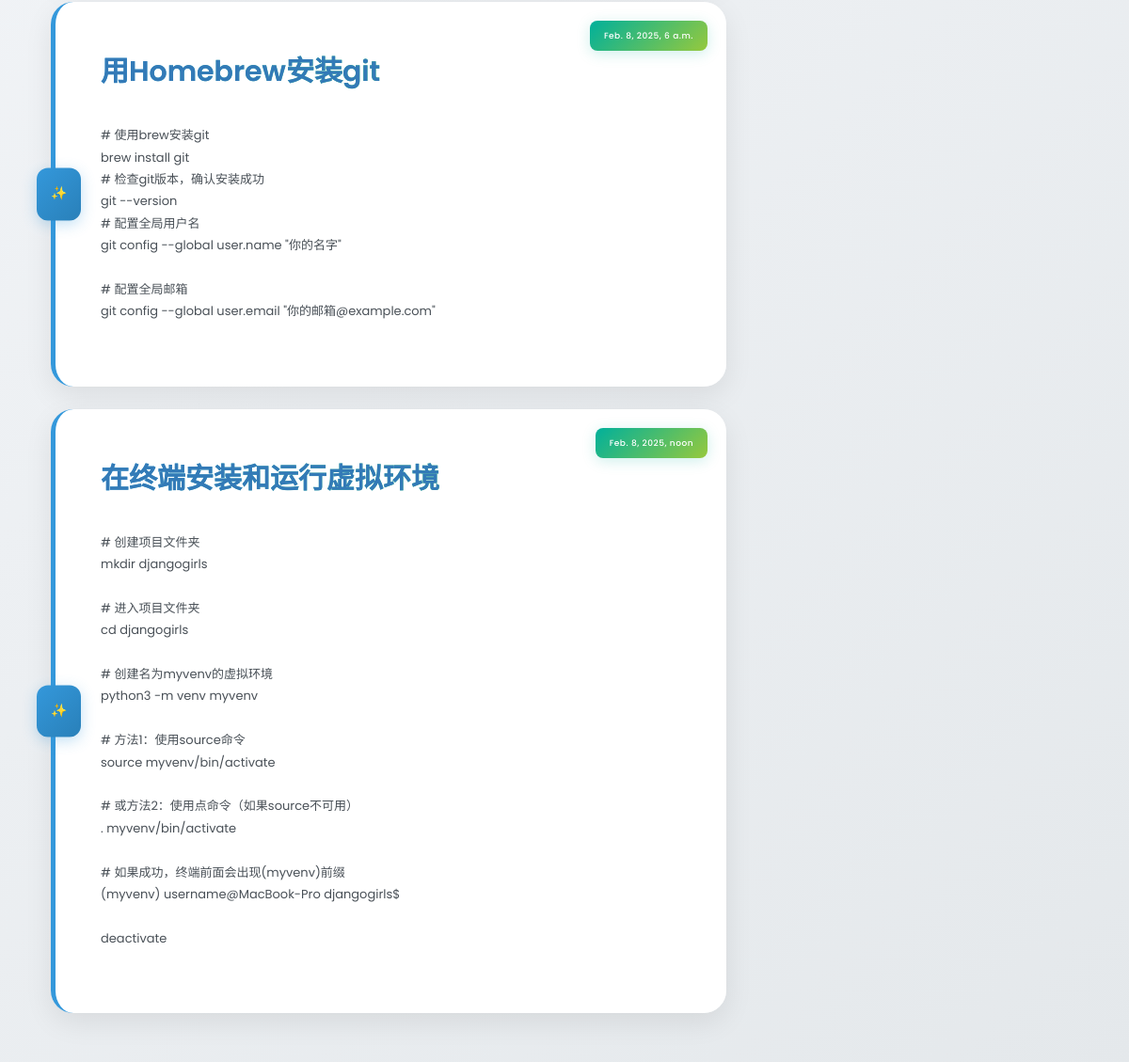
The app's page / (lower part), older data.
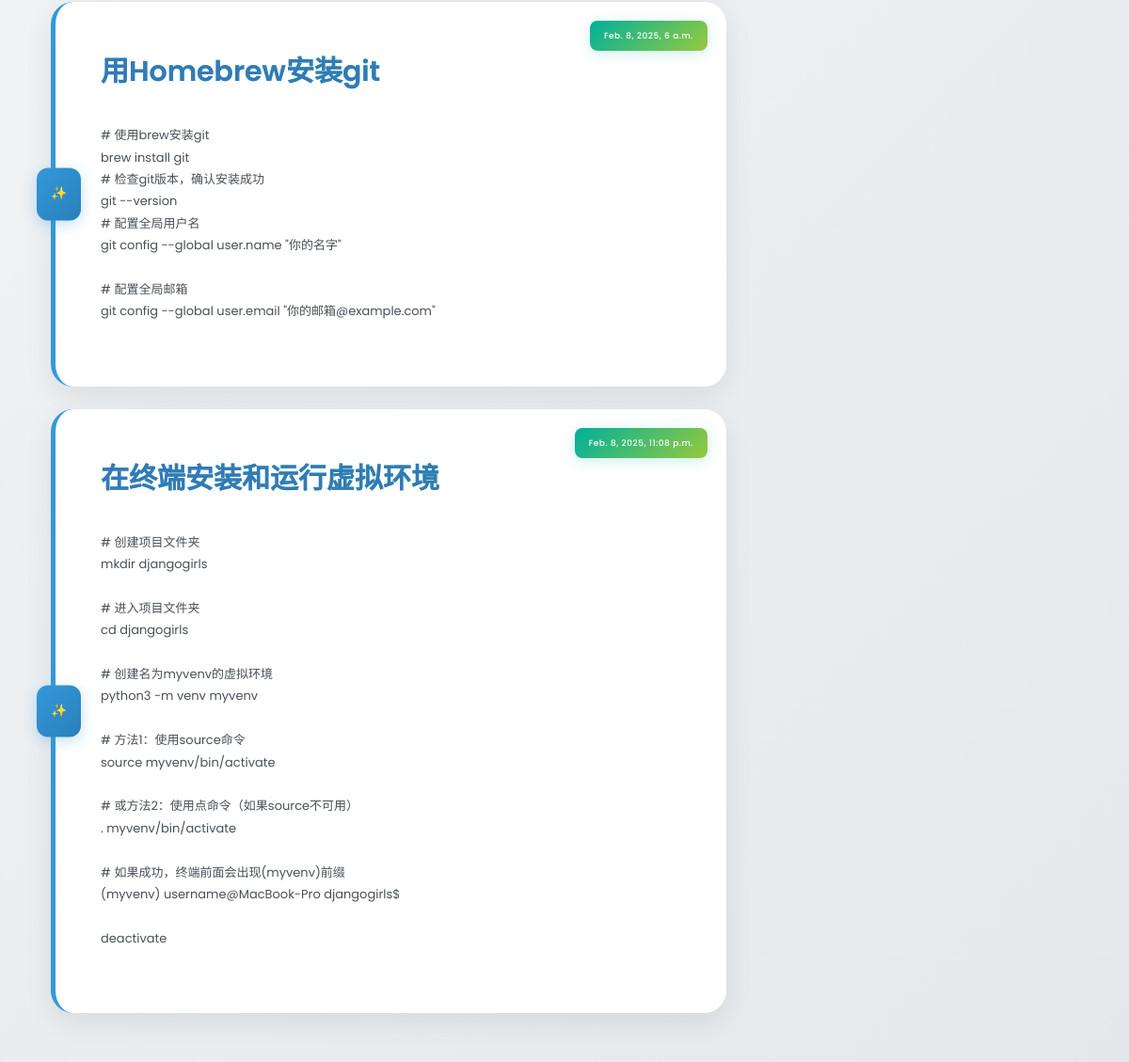
The same page, newer data.
### blog/models.py (models this page shows, shortened)
class Post(models.Model):
    author = models.ForeignKey(settings.AUTH_USER_MODEL, on_delete=models.CASCADE)
    title = models.CharField(max_length=200)
    text = models.TextField()
    created_date = models.DateTimeField(
            default=timezone.now)
    published_date = models.DateTimeField(
            blank=True, null=True)

### blog/views.py (the view)
# urls.py: path('', views.post_list, name='post_list'),
def post_list(request):
    posts = Post.objects.filter(published_date__lte=timezone.now()).order_by('published_date')
    return render(request, 'blog/post_list.html', {'posts': posts})

### blog/templates/blog/post_list.html
{% extends 'blog/base.html' %}
{% block content %}
    {% for post in posts %}
        <article class="post">
            <div class="date">
                {{ post.published_date }}
            </div>
            <h1><a href="{% url 'post_detail' pk=post.pk %}">{{ post.title }}</a></h1>
            <p>{{ post.text|linebreaksbr }}</p>
        </article>
    {% empty %}
        <p class="no-posts">暂无文章</p>
    {% endfor %}
{% endblock %}

Row changes from the older to the newer data that the page shows:
changed Post "在终端安装和运行虚拟环境": published_date "Feb. 8, 2025, noon" → "Feb. 8, 2025, 11:08 p.m."
